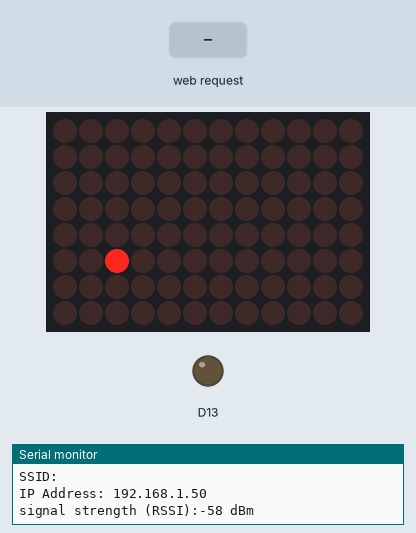
A sketch run on a simulated Arduino Uno R4 WiFi. On the bench: 12×8 LED matrix, output pins drawn as LEDs (lit = HIGH), the last lines printed to the serial monitor. Inputs (shaded band) come from the test bench. WiFi joins after 1.5 s; servers stay silent unless stated; not simulated (calls return 0 or success): arduino_secrets.h.

Above: at 12.7 s.
12.8 s: HTTP request GET /stoplights received
At 14.0 s:
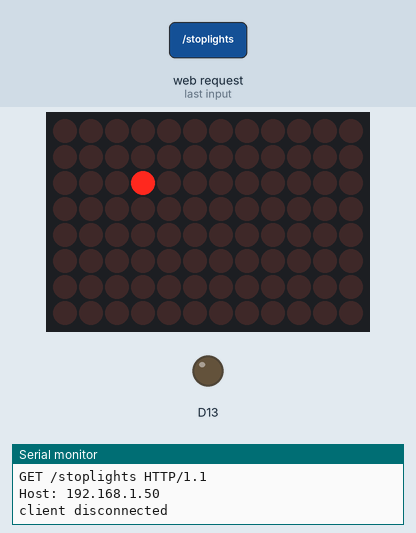
14.3 s: HTTP request GET /startlights received
At 14.44 s:
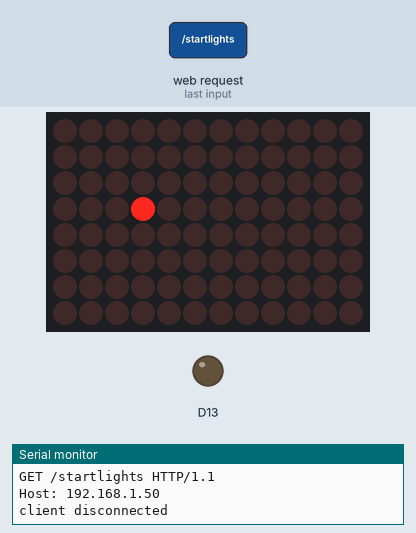
18.2 s: HTTP request GET /stoplights received
At 19.1 s:
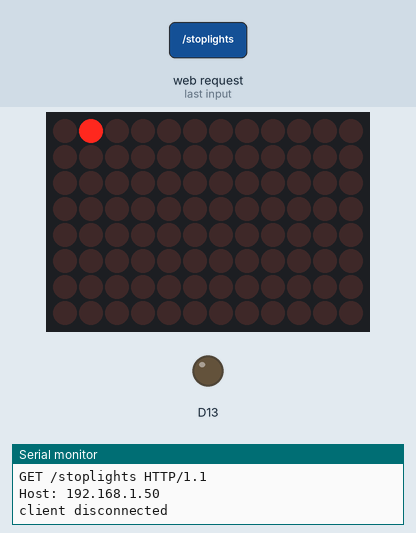
Timing chart, 0 to 21.2 s (numbered marks = the images above; inputs shaded):
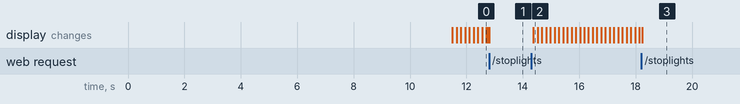

The sketch:

wifi_test.ino
```cpp
/*
  WiFi Web Server

 A simple web server that shows the value of the analog input pins.

 This example is written for a network using WPA encryption. For
 WEP or WPA, change the WiFi.begin() call accordingly.

 Circuit:
 * Analog inputs attached to pins A0 through A5 (optional)

 created 13 July 2010
 by dlf (Metodo2 srl)
 modified 31 May 2012
 by Tom Igoe


  Find the full UNO R4 WiFi Network documentation here:
  https://docs.arduino.cc/tutorials/uno-r4-wifi/wifi-examples#wi-fi-web-server
 */

#include "WiFiS3.h"

#include "Arduino_LED_Matrix.h"

#include "arduino_secrets.h"
///////please enter your sensitive data in the Secret tab/arduino_secrets.h
char ssid[] = SECRET_SSID;        // your network SSID (name)
char pass[] = SECRET_PASS;    // your network password (use for WPA, or use as key for WEP)
int keyIndex = 0;                 // your network key index number (needed only for WEP)

ArduinoLEDMatrix matrix;
int y = 0;
int x = 0;

bool lightsEnabled = true;

int status = WL_IDLE_STATUS;

WiFiServer server(80);

void setup() {
  //Initialize serial and wait for port to open:
  Serial.begin(9600);
  while (!Serial) {
    ; // wait for serial port to connect. Needed for native USB port only
  }

  // check for the WiFi module:
  if (WiFi.status() == WL_NO_MODULE) {
    Serial.println("Communication with WiFi module failed!");
    // don't continue
    while (true);
  }

  String fv = WiFi.firmwareVersion();
  if (fv < WIFI_FIRMWARE_LATEST_VERSION) {
    Serial.println("Please upgrade the firmware");
  }

  // attempt to connect to WiFi network:
  while (status != WL_CONNECTED) {
    Serial.print("Attempting to connect to SSID: ");
    Serial.println(ssid);
    // Connect to WPA/WPA2 network. Change this line if using open or WEP network:
    status = WiFi.begin(ssid, pass);

    // wait 10 seconds for connection:
    delay(10000);
  }
  server.begin();
  // you're connected now, so print out the status:
  printWifiStatus();

  pinMode(13, OUTPUT);
  matrix.begin();
}


void loop() {

  delay(50);

  if (lightsEnabled) {
    // put your main code here, to run repeatedly:
    byte frame[8][12] = {
      {0,0,0,0,0,0,0,0,0,0,0,0},
      {0,0,0,0,0,0,0,0,0,0,0,0},
      {0,0,0,0,0,0,0,0,0,0,0,0},
      {0,0,0,0,0,0,0,0,0,0,0,0},
      {0,0,0,0,0,0,0,0,0,0,0,0},
      {0,0,0,0,0,0,0,0,0,0,0,0},
      {0,0,0,0,0,0,0,0,0,0,0,0},
      {0,0,0,0,0,0,0,0,0,0,0,0}
    };

    frame[x][y] = 0;

    x += 1;

    if (x > 7) {
      x = 0;
      y += 1;
    }

    if (y > 11) {
      y = 0;
    }

    frame[x][y] = 1;

    matrix.renderBitmap(frame, 8, 12);
  }

  // listen for incoming clients
  WiFiClient client = server.available();
  if (client) {
    Serial.println("new client");
    // an HTTP request ends with a blank line
    boolean currentLineIsBlank = true;
    String currentLine = "";
    while (client.connected()) {
      if (client.available()) {
        char c = client.read();
        Serial.write(c);
        // if you've gotten to the end of the line (received a newline
        // character) and the line is blank, the HTTP request has ended,
        // so you can send a reply
        if (c == '\n' && currentLineIsBlank) {
          // send a standard HTTP response header
          client.println("HTTP/1.1 200 OK");
          client.println("Content-Type: application/json");
          client.println("Connection: close");  // the connection will be closed after completion of the response
          client.println();
          if (currentLine.startsWith("GET /startlights")) {
            lightsEnabled = true;
            buildEnabledJson(client, currentLine);
          }
          else if (currentLine.startsWith("GET /stoplights")) {
            lightsEnabled = false;
            buildDisabledJson(client, currentLine);
          }
          else {
            buildDefaultJson(client, currentLine);
          }
          break;
        }

        if (c == '\n') {
          // you're starting a new line
          currentLineIsBlank = true;
        } else if (c != '\r') {
          // you've gotten a character on the current line
          currentLineIsBlank = false;
          if (currentLine.length() < 100){
            currentLine += c;
          }
        }
      }
    }
    // give the web browser time to receive the data

    // close the connection:
    client.stop();
    Serial.println("client disconnected");
  }
}


void buildDefaultJson(WiFiClient client, String currentLine) {
  client.println("{");
  client.println("\"some\":\"thing\",");
  client.println("\"currentLine\":\"" + currentLine + "\"");
  client.println("}");
}

void buildEnabledJson(WiFiClient client, String currentLine) {
  client.println("{");
  client.println("\"lights\":\"enabled\",");
  client.println("\"currentLine\":\"" + currentLine + "\"");
  client.println("}");
}

void buildDisabledJson(WiFiClient client, String currentLine) {
  client.println("{");
  client.println("\"lights\":\"disabled\",");
  client.println("\"currentLine\":\"" + currentLine + "\"");
  client.println("}");
}

void printWifiStatus() {
  // print the SSID of the network you're attached to:
  Serial.print("SSID: ");
  Serial.println(WiFi.SSID());

  // print your board's IP address:
  IPAddress ip = WiFi.localIP();
  Serial.print("IP Address: ");
  Serial.println(ip);

  // print the received signal strength:
  long rssi = WiFi.RSSI();
  Serial.print("signal strength (RSSI):");
  Serial.print(rssi);
  Serial.println(" dBm");
}
```

Measured:
- after the input at 12.8 s, the display: changes at once (image 1)
- after the input at 14.3 s, the display: changes after 0.07 s (image 2)
- after the input at 18.2 s, the display: changes at once (image 3)
